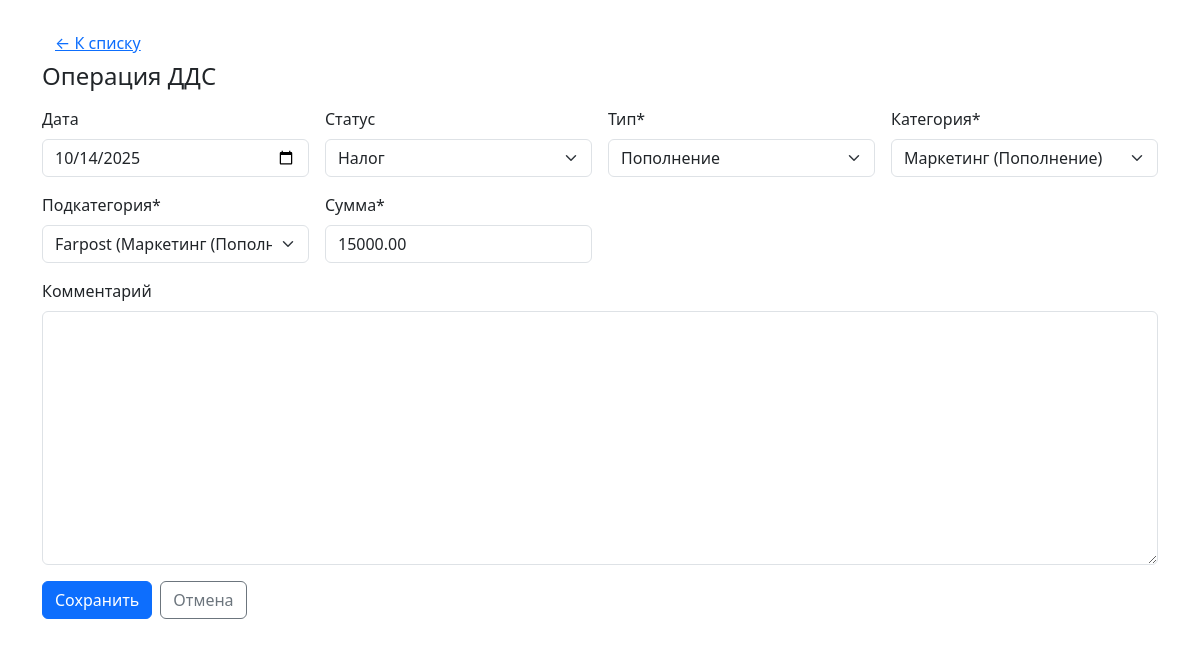
/api/v1/1/edit/, run on the app's committed database.
### dds/models.py (models this page shows, shortened)
class Movement(models.Model):
    created_at = models.DateField(default=timezone.now)
    status = models.ForeignKey(Status, on_delete=models.PROTECT, related_name='movements', null=True, blank=True)
    movement_type = models.ForeignKey(MovementType, on_delete=models.PROTECT, related_name='movements')
    category = models.ForeignKey(Category, on_delete=models.PROTECT, related_name='movements')
    subcategory = models.ForeignKey(SubCategory, on_delete=models.PROTECT, related_name='movements')
    amount = models.DecimalField(max_digits=12, decimal_places=2)
    comment = models.TextField(blank=True)
    class Meta:
        ordering = ['-created_at', 'id']
        verbose_name = 'Операция ДДС'
        verbose_name_plural = 'Операции ДДС'

### dds/views.py (the view, shortened to what this page needs)
# urls.py: path("<int:pk>/edit/", MovementUpdateView.as_view(), name="movement_edit"),
class MovementUpdateView(View):
    def get(self, request, pk):
        movement = get_object_or_404(Movement, pk=pk)
        form = MovementForm(instance=movement)
        return render(request, 'dds/movement_form.html', {'form': form, 'movement': movement})

### dds/models.py (called while the page is built)
    def __str__(self) -> str:
        return self.name

    def __str__(self) -> str:
        return self.name

    def __str__(self) -> str:
        return f"{self.name} ({self.movement_type})"

    def __str__(self) -> str:
        return f"{self.name} ({self.category})"

### templates/dds/movement_form.html (shortened to what this page needs)
{% load static %}
<!doctype html>
<html lang="ru">
<head>
  <link href="https://cdn.jsdelivr.net/npm/bootstrap@5.3.3/dist/css/bootstrap.min.css" rel="stylesheet">
</head>
<body>
<div class="container py-4">
  <a href="{% url 'movement_list' %}" class="btn btn-link">← К списку</a>
  <h1 class="h4 mb-3">Операция ДДС</h1>
  <form method="post" class="row g-3">
    <div class="col-md-3">
      <label class="form-label">Дата</label>
      {{ form.created_at }}
    </div>
    <div class="col-md-3">
      <label class="form-label">Статус</label>
      {{ form.status }}
    </div>
    <div class="col-md-3">
      <label class="form-label">Тип*</label>
      {{ form.movement_type }}
    </div>
    <div class="col-md-3">
      <label class="form-label">Категория*</label>
      {{ form.category }}
    </div>
    <div class="col-md-3">
      <label class="form-label">Подкатегория*</label>
      {{ form.subcategory }}
    </div>
    <div class="col-md-3">
      <label class="form-label">Сумма*</label>
      {{ form.amount }}
    </div>
    <div class="col-12">
      <label class="form-label">Комментарий</label>
      {{ form.comment }}
    </div>
    <div class="col-12 d-flex gap-2">
      <button class="btn btn-primary" type="submit">Сохранить</button>
      <a class="btn btn-outline-secondary" href="{% url 'movement_list' %}">Отмена</a>
    </div>
  </form>
</div>
</body>
</html>

### data on the page
Movement: created_at "10/14/2025", status "Налог", movement_type "Пополнение", category "Маркетинг (Пополнение)", subcategory "Farpost (Маркетинг (Пополнение))", amount "15000.00"
